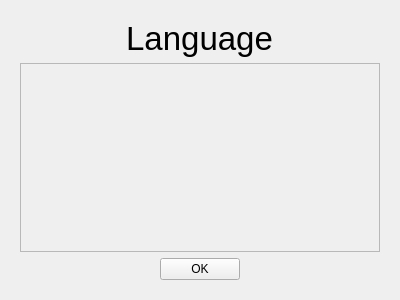
<?xml version="1.0" encoding="UTF-8"?>
<ui version="4.0">
 <class>LocaleDialog</class>
 <widget class="QWidget" name="LocaleDialog">
  <property name="geometry">
   <rect>
    <x>0</x>
    <y>0</y>
    <width>400</width>
    <height>300</height>
   </rect>
  </property>
  <property name="windowTitle">
   <string>Language</string>
  </property>
  <layout class="QGridLayout" name="gridLayout">
   <item row="0" column="0">
    <widget class="QWidget" name="widget" native="true">
     <layout class="QGridLayout" name="gridLayout_2">
      <item row="0" column="0" alignment="Qt::AlignHCenter">
       <widget class="QLabel" name="label">
        <property name="font">
         <font>
          <pointsize>25</pointsize>
         </font>
        </property>
        <property name="text">
         <string>Language</string>
        </property>
        <property name="scaledContents">
         <bool>false</bool>
        </property>
        <property name="alignment">
         <set>Qt::AlignCenter</set>
        </property>
       </widget>
      </item>
      <item row="1" column="0" alignment="Qt::AlignTop">
       <widget class="QScrollArea" name="scrollArea">
        <property name="widgetResizable">
         <bool>true</bool>
        </property>
        <widget class="QWidget" name="scrollAreaWidgetContents">
         <property name="geometry">
          <rect>
           <x>0</x>
           <y>0</y>
           <width>362</width>
           <height>169</height>
          </rect>
         </property>
         <property name="sizePolicy">
          <sizepolicy hsizetype="Expanding" vsizetype="Expanding">
           <horstretch>0</horstretch>
           <verstretch>0</verstretch>
          </sizepolicy>
         </property>
         <layout class="QVBoxLayout" name="verticalLayout_3">
          <item>
           <widget class="QWidget" name="contentWidget" native="true">
            <property name="sizePolicy">
             <sizepolicy hsizetype="Expanding" vsizetype="Expanding">
              <horstretch>0</horstretch>
              <verstretch>0</verstretch>
             </sizepolicy>
            </property>
            <layout class="QVBoxLayout" name="verticalLayout_4">
             <item>
              <spacer name="verticalSpacer_2">
               <property name="orientation">
                <enum>Qt::Vertical</enum>
               </property>
               <property name="sizeHint" stdset="0">
                <size>
                 <width>20</width>
                 <height>163</height>
                </size>
               </property>
              </spacer>
             </item>
            </layout>
           </widget>
          </item>
         </layout>
        </widget>
       </widget>
      </item>
      <item row="2" column="0" alignment="Qt::AlignHCenter">
       <widget class="QPushButton" name="okPushButton">
        <property name="text">
         <string>OK</string>
        </property>
        <property name="icon">
         <iconset>
          <normalon>:/themes/oxygen/32x32/actions/dialog-ok-apply.png</normalon>
         </iconset>
        </property>
        <property name="iconSize">
         <size>
          <width>32</width>
          <height>32</height>
         </size>
        </property>
       </widget>
      </item>
     </layout>
    </widget>
   </item>
  </layout>
 </widget>
 <resources>
  <include location="../oxygen-icons-png-master/oxygen.qrc"/>
 </resources>
 <connections/>
</ui>
